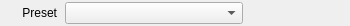
<?xml version="1.0" encoding="UTF-8"?>
<ui version="4.0">
 <class>PresetPickerWidget</class>
 <widget class="QWidget" name="PresetPickerWidget">
  <property name="geometry">
   <rect>
    <x>0</x>
    <y>0</y>
    <width>350</width>
    <height>26</height>
   </rect>
  </property>
  <property name="windowTitle">
   <string>Form</string>
  </property>
  <layout class="QHBoxLayout" name="horizontalLayout_2" stretch="1,5">
   <property name="spacing">
    <number>8</number>
   </property>
   <property name="leftMargin">
    <number>0</number>
   </property>
   <property name="topMargin">
    <number>0</number>
   </property>
   <property name="rightMargin">
    <number>0</number>
   </property>
   <property name="bottomMargin">
    <number>0</number>
   </property>
   <item>
    <widget class="QnElidedLabel" name="label">
     <property name="sizePolicy">
      <sizepolicy hsizetype="Ignored" vsizetype="Preferred">
       <horstretch>0</horstretch>
       <verstretch>0</verstretch>
      </sizepolicy>
     </property>
     <property name="text">
      <string>Preset</string>
     </property>
     <property name="alignment">
      <set>Qt::AlignRight|Qt::AlignTrailing|Qt::AlignVCenter</set>
     </property>
     <property name="wordWrap">
      <bool>true</bool>
     </property>
    </widget>
   </item>
   <item>
    <layout class="QHBoxLayout" name="horizontalLayout" stretch="5,3">
     <property name="spacing">
      <number>8</number>
     </property>
     <item>
      <widget class="QComboBox" name="presetComboBox"/>
     </item>
     <item>
      <spacer name="horizontalSpacer">
       <property name="orientation">
        <enum>Qt::Horizontal</enum>
       </property>
       <property name="sizeHint" stdset="0">
        <size>
         <width>40</width>
         <height>20</height>
        </size>
       </property>
      </spacer>
     </item>
    </layout>
   </item>
  </layout>
 </widget>
 <customwidgets>
  <customwidget>
   <class>QnElidedLabel</class>
   <extends>QLabel</extends>
   <header location="global">ui/widgets/common/elided_label.h</header>
  </customwidget>
 </customwidgets>
 <resources/>
 <connections/>
</ui>
